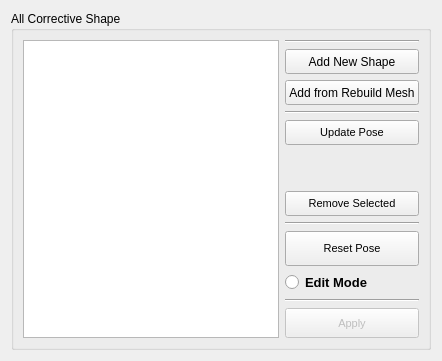
             <widget class="QWidget" name="tab_9">
              <attribute name="title">
               <string>Corrective Pose</string>
              </attribute>
              <layout class="QGridLayout" name="gridLayout_36">
               <item row="0" column="0">
                <widget class="QGroupBox" name="groupBox_3">
                 <property name="maximumSize">
                  <size>
                   <width>16777215</width>
                   <height>16777215</height>
                  </size>
                 </property>
                 <property name="title">
                  <string>All Corrective Shape</string>
                 </property>
                 <layout class="QGridLayout" name="gridLayout_37">
                  <item row="3" column="0">
                   <widget class="QListWidget" name="listWidget_target_corrective">
                    <property name="font">
                     <font>
                      <pointsize>12</pointsize>
                      <weight>75</weight>
                      <bold>true</bold>
                     </font>
                    </property>
                   </widget>
                  </item>
                  <item row="3" column="1">
                   <layout class="QVBoxLayout" name="verticalLayout_4">
                    <item>
                     <widget class="Line" name="line_9">
                      <property name="orientation">
                       <enum>Qt::Horizontal</enum>
                      </property>
                     </widget>
                    </item>
                    <item>
                     <widget class="QPushButton" name="pushButton_add_current_mesh">
                      <property name="enabled">
                       <bool>true</bool>
                      </property>
                      <property name="minimumSize">
                       <size>
                        <width>0</width>
                        <height>25</height>
                       </size>
                      </property>
                      <property name="text">
                       <string>Add New Shape</string>
                      </property>
                     </widget>
                    </item>
                    <item>
                     <widget class="QPushButton" name="pushButton_add_target_mesh">
                      <property name="minimumSize">
                       <size>
                        <width>0</width>
                        <height>25</height>
                       </size>
                      </property>
                      <property name="text">
                       <string>Add from Rebuild Mesh</string>
                      </property>
                     </widget>
                    </item>
                    <item>
                     <widget class="Line" name="line_2">
                      <property name="orientation">
                       <enum>Qt::Horizontal</enum>
                      </property>
                     </widget>
                    </item>
                    <item>
                     <widget class="QPushButton" name="pushButton_update_pose_data">
                      <property name="minimumSize">
                       <size>
                        <width>0</width>
                        <height>25</height>
                       </size>
                      </property>
                      <property name="font">
                       <font>
                        <pointsize>8</pointsize>
                       </font>
                      </property>
                      <property name="text">
                       <string>Update Pose</string>
                      </property>
                     </widget>
                    </item>
                    <item>
                     <spacer name="verticalSpacer_9">
                      <property name="orientation">
                       <enum>Qt::Vertical</enum>
                      </property>
                      <property name="sizeHint" stdset="0">
                       <size>
                        <width>20</width>
                        <height>40</height>
                       </size>
                      </property>
                     </spacer>
                    </item>
                    <item>
                     <widget class="QPushButton" name="pushButton_remove_selected">
                      <property name="minimumSize">
                       <size>
                        <width>0</width>
                        <height>25</height>
                       </size>
                      </property>
                      <property name="font">
                       <font>
                        <pointsize>8</pointsize>
                       </font>
                      </property>
                      <property name="text">
                       <string>Remove Selected</string>
                      </property>
                     </widget>
                    </item>
                    <item>
                     <widget class="Line" name="line_10">
                      <property name="orientation">
                       <enum>Qt::Horizontal</enum>
                      </property>
                     </widget>
                    </item>
                    <item>
                     <widget class="QPushButton" name="pushButton_reset_pose">
                      <property name="minimumSize">
                       <size>
                        <width>100</width>
                        <height>35</height>
                       </size>
                      </property>
                      <property name="baseSize">
                       <size>
                        <width>0</width>
                        <height>0</height>
                       </size>
                      </property>
                      <property name="font">
                       <font>
                        <pointsize>8</pointsize>
                        <weight>50</weight>
                        <bold>false</bold>
                       </font>
                      </property>
                      <property name="text">
                       <string>Reset Pose</string>
                      </property>
                     </widget>
                    </item>
                    <item>
                     <widget class="QRadioButton" name="radioButton_edit_mode">
                      <property name="font">
                       <font>
                        <pointsize>10</pointsize>
                        <weight>75</weight>
                        <bold>true</bold>
                       </font>
                      </property>
                      <property name="text">
                       <string>Edit Mode</string>
                      </property>
                     </widget>
                    </item>
                    <item>
                     <widget class="Line" name="line_11">
                      <property name="orientation">
                       <enum>Qt::Horizontal</enum>
                      </property>
                     </widget>
                    </item>
                    <item>
                     <widget class="QPushButton" name="pushButton_apply_selected_corrective_shape">
                      <property name="enabled">
                       <bool>false</bool>
                      </property>
                      <property name="minimumSize">
                       <size>
                        <width>0</width>
                        <height>30</height>
                       </size>
                      </property>
                      <property name="font">
                       <font>
                        <pointsize>8</pointsize>
                       </font>
                      </property>
                      <property name="text">
                       <string>Apply</string>
                      </property>
                     </widget>
                    </item>
                   </layout>
                  </item>
                 </layout>
                </widget>
               </item>
              </layout>
             </widget>
